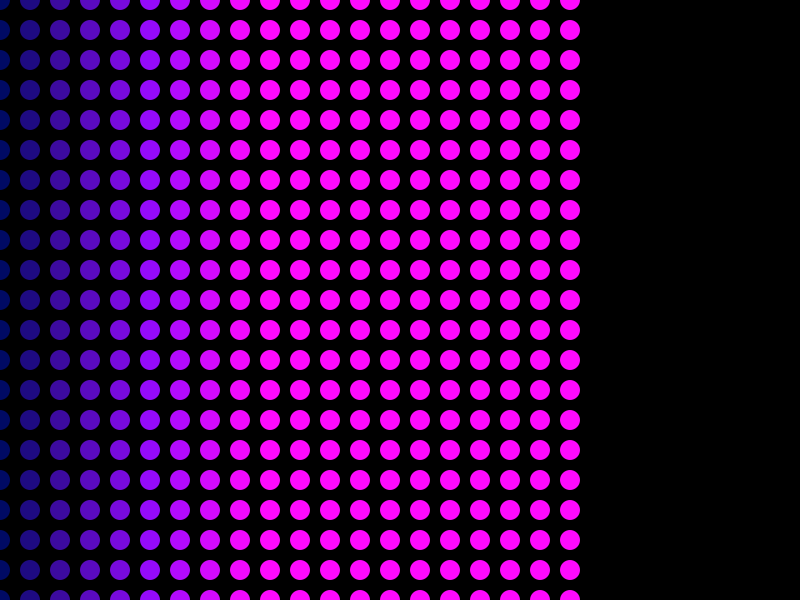
Frame 1 (no input)
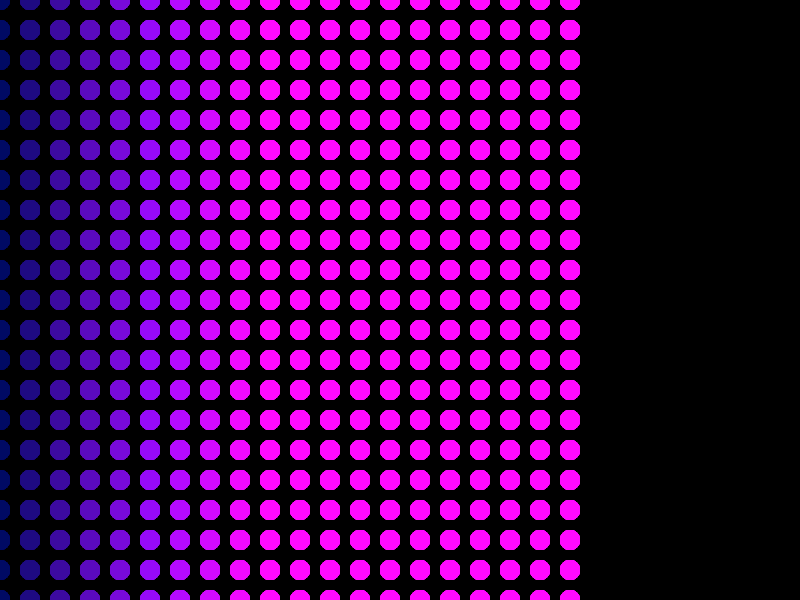
Frame 60 (the mouse pressed at the canvas centre just before this capture)
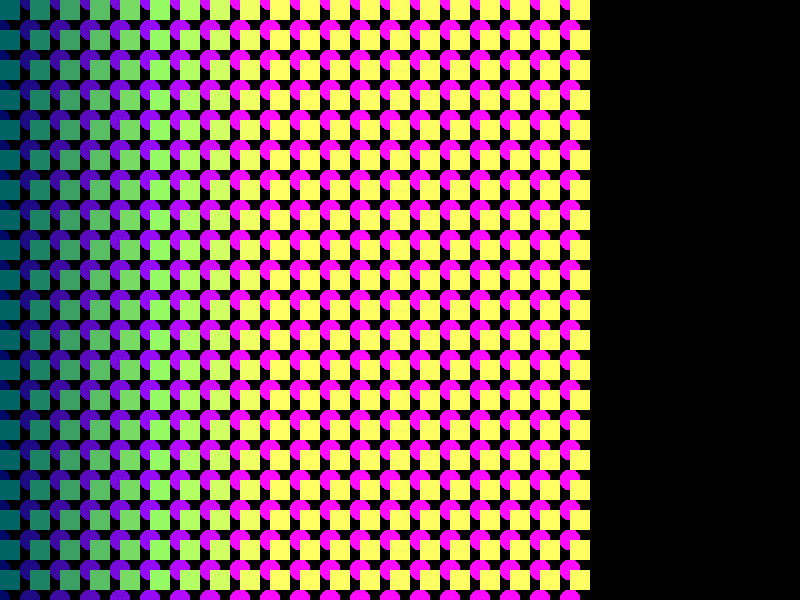
Frame 120 (the mouse held since frame 60 and released just before this capture)

The Processing sketch that drew these frames (run headless with seeded random() and noise(); from frame 60 on, the mouse is pressed at the canvas centre):

// Processing sketch: Day_5_sketch
// ── Day_5_sketch.pde
void setup(){
  size(800, 600);
  background(0);
}

void draw(){
  noStroke();
  for(int i = 0; i < width; i = i+30){
    for(int j = 0; j < height; j = j+30){
      fill(j, 10, j+100);
      ellipse(j, i, 20, 20);
      fill(235);
    }
  }
  if (mousePressed){
   for(int i = 0; i < width; i = i+30){
    for(int j = 0; j < height; j = j+30){
      fill(j, j+100, 100);
      rect(j, i, 20, 20);
  fill(34,29,10);
    }
  }
}
}
